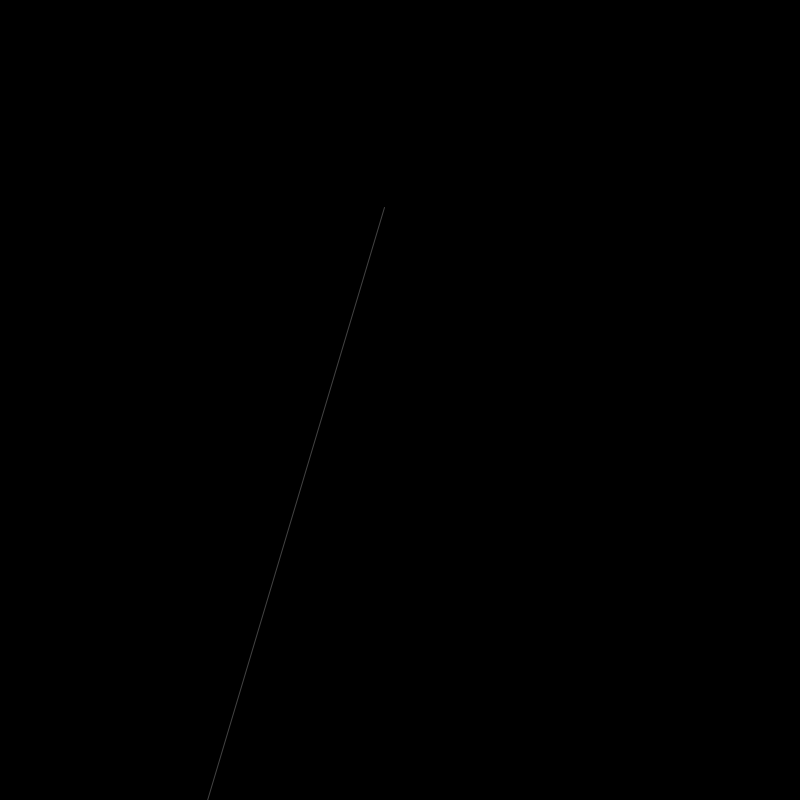
Frame 1 (no input)
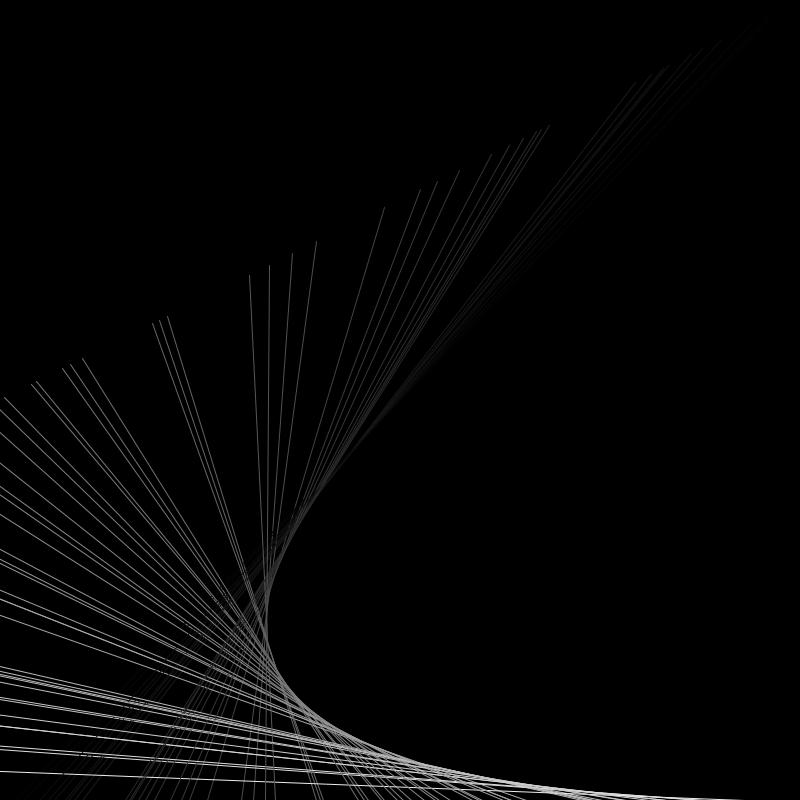
Frame 60 (the mouse pressed at the canvas centre just before this capture)
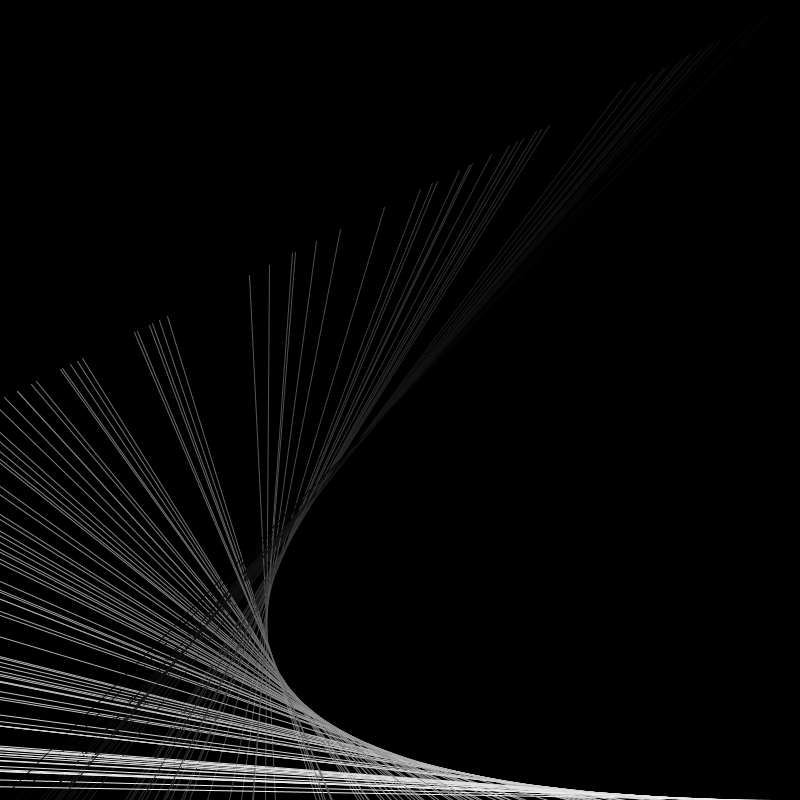
Frame 120 (the mouse held since frame 60 and released just before this capture)

The Processing sketch that drew these frames (run headless with seeded random() and noise(); from frame 60 on, the mouse is pressed at the canvas centre):

// Processing sketch: Custom_Distribution
// ── Custom_Distribution.pde
float n1, n2, n3;

void setup() {
  //fullScreen();
  size(800,800);
  frameRate(60);
  background(0);
}

void draw() {
  for ( int i = 0; i < 1; i++ ) {
    n1 = random(height);
    n2 = random(width);
    n3 = n1*n1;

    if ( n2 < n3 ) {
      stroke(n2/width * 255);
      line(n2, height, width - 2 * n2, n2);
    }
  }
}
